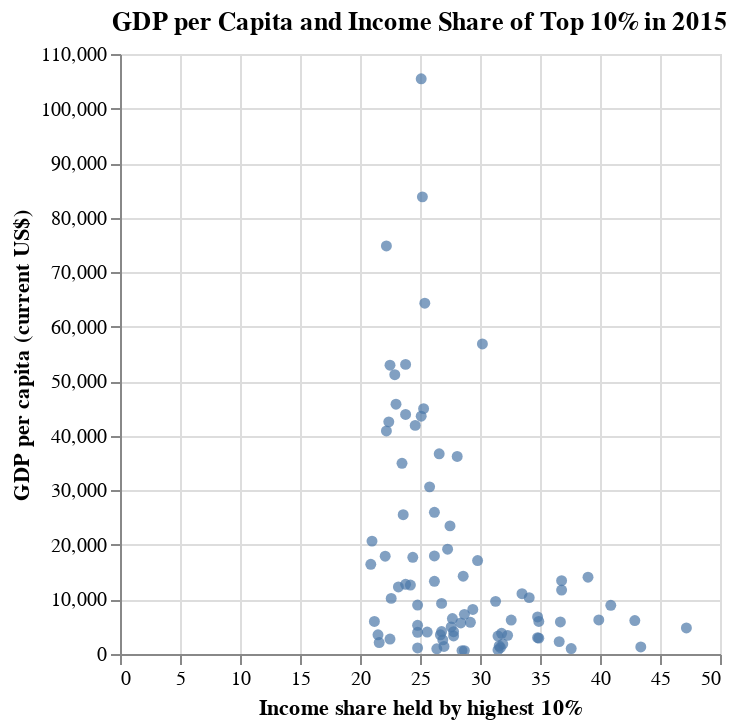

Notebook code for this chart:
### Code cell
wbscatter = wbpivot[wbpivot['Year'] == '2015']

alt.Chart(wbscatter).mark_circle().encode(
    x='Income share held by highest 10%:Q',
    y='GDP per capita (current US$):Q',
    tooltip=['Country Name','Year','GDP per capita (current US$)','Income share held by highest 10%']
).interactive().properties(title='GDP per Capita and Income Share of Top 10% in 2015')

### Figure 1 — Vega-Lite specification as saved in the notebook (floating-point values rounded to 4 significant figures; data arrays with more than 128 entries replaced by an {"elided": "..."} marker saying what was removed)
{"config": {"view": {"continuousWidth": 300, "continuousHeight": 300}}, "data": {"name": "data-c4671dba39c22d529e3003fae592d37f"}, "mark": {"type": "circle"}, "encoding": {"tooltip": [{"field": "Country Name", "type": "nominal"}, {"field": "Year", "type": "nominal"}, {"field": "GDP per capita (current US$)", "type": "nominal"}, {"field": "Income share held by highest 10%", "type": "nominal"}], "x": {"field": "Income share held by highest 10%", "type": "quantitative"}, "y": {"field": "GDP per capita (current US$)", "type": "quantitative"}}, "params": [{"name": "param_12", "select": {"type": "interval", "encodings": ["x", "y"]}, "bind": "scales"}], "title": "GDP per Capita and Income Share of Top 10% in 2015", "$schema": "https://vega.github.io/schema/vega-lite/v5.8.0.json", "datasets": {"data-c4671dba39c22d529e3003fae592d37f": {"elided": "217 records"}}}
